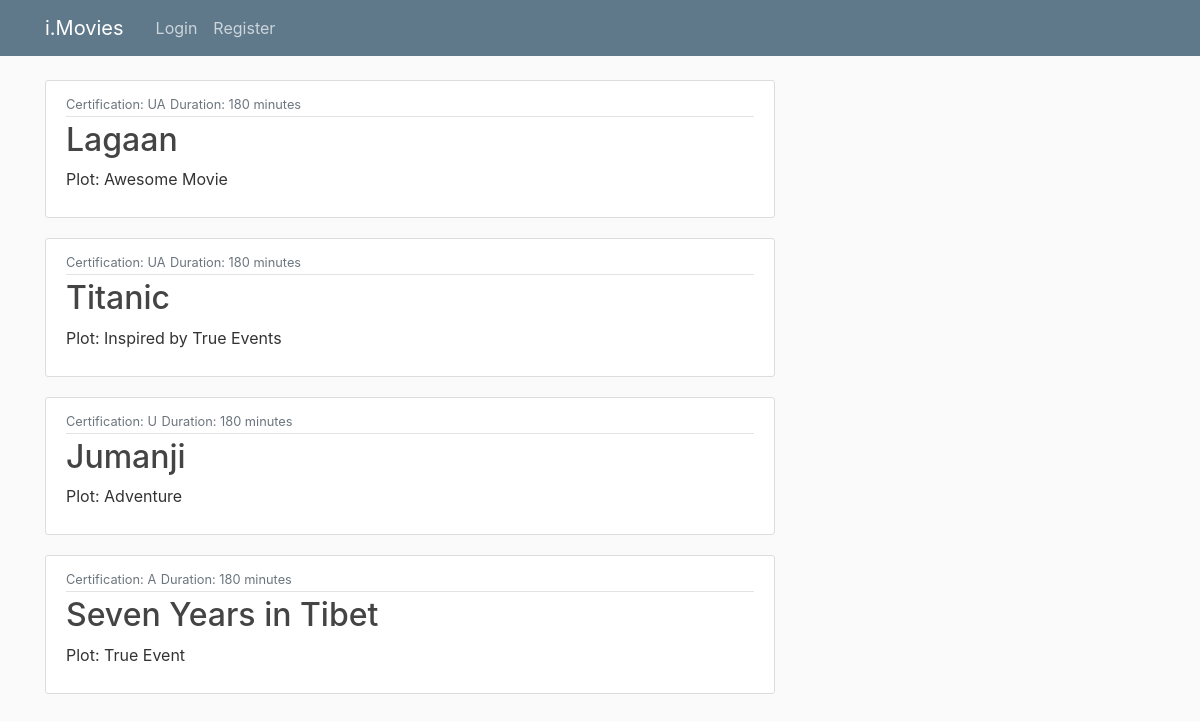
The page /booking/ on the database its author committed.
### movies/models.py (models this page shows, shortened)
class Movie(models.Model):
    rating_choice = (
        ('U', 'U'),
        ('UA', 'U/A'),
        ('A', 'A'),
        ('R', 'R'),
    )
    title = models.CharField(max_length=256)
    description = models.TextField()
    cast = models.CharField(max_length=1024)
    duration_min = models.IntegerField()
    certification_label = models.CharField(max_length=2,choices=rating_choice)

### movies/views.py (the view)
# urls.py: path('', movies_views.booking, name='booking'),
def booking(request):
    context = {'movies': Movie.objects.all()}
    return render(request, 'movies/booking.html', context)

### movies/templates/movies/booking.html
{% extends "movies/base.html" %}
{% block content %}
    {% for movie in movies %}
        <article class="media content-section">
          <div class="media-body">
            <div class="article-metadata">
              <small class="text-muted" >Certification: {{ movie.certification_label }}</small>
              <small class="text-muted">Duration: {{ movie.duration_min }} minutes</small>
            </div>
            <h2><a class="article-title" href="{% url 'screening' movie.title %}">{{ movie.title }}</a></h2>
            <p class="article-content">Plot: {{ movie.description }}</p>
          </div>
        </article>
    {% endfor %}
{% endblock content %}

### movies/static/movies/main.css (style rules this page uses)
body { background: #fafafa; color: #333333; margin-top: 5rem; }
h1, h2, h3, h4, h5, h6 { color: #444444; }
.content-section { background: #ffffff; padding: 10px 20px; border: 1px solid #dddddd; border-radius: 3px; margin-bottom: 20px; }
.article-title { color: #444444; }
.article-content { white-space: pre-line; }
.article-metadata { padding-bottom: 1px; margin-bottom: 4px; border-bottom: 1px solid #e3e3e3 }

### rows shown on the page
Movie: certification_label "UA", duration_min "180", title "Lagaan", description "Awesome Movie"
Movie: certification_label "UA", duration_min "180", title "Titanic", description "Inspired by True Events"
Movie: certification_label "U", duration_min "180", title "Jumanji", description "Adventure"
Movie: certification_label "A", duration_min "180", title "Seven Years in Tibet", description "True Event"
